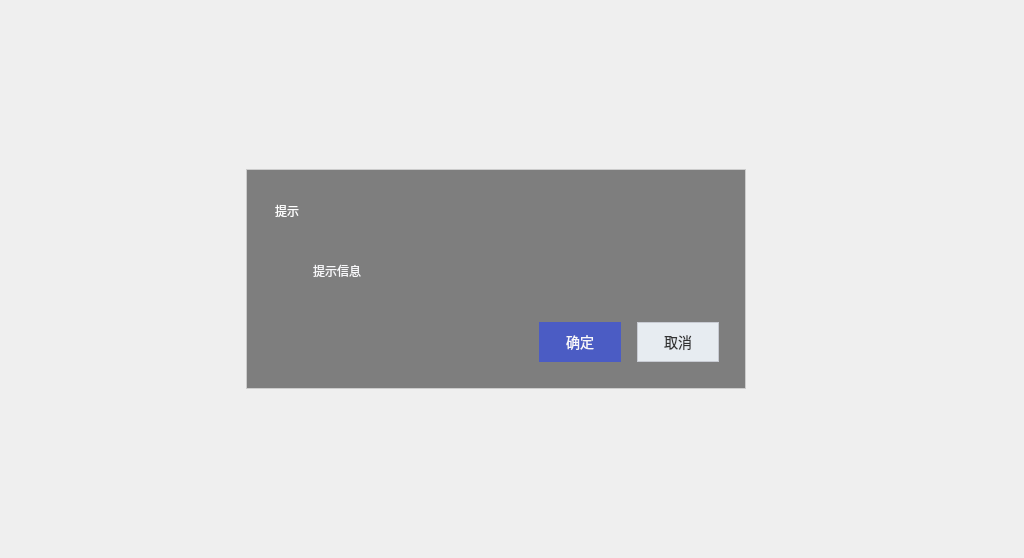
<?xml version="1.0" encoding="UTF-8"?>
<ui version="4.0">
 <class>MyMessageBox_WithTitle</class>
 <widget class="QDialog" name="MyMessageBox_WithTitle">
  <property name="geometry">
   <rect>
    <x>0</x>
    <y>0</y>
    <width>1024</width>
    <height>558</height>
   </rect>
  </property>
  <property name="windowTitle">
   <string>Epen Teacher</string>
  </property>
  <layout class="QHBoxLayout" name="horizontalLayout_4">
   <property name="leftMargin">
    <number>0</number>
   </property>
   <property name="topMargin">
    <number>0</number>
   </property>
   <property name="rightMargin">
    <number>0</number>
   </property>
   <property name="bottomMargin">
    <number>0</number>
   </property>
   <item>
    <widget class="QWidget" name="widget_back" native="true">
     <property name="styleSheet">
      <string notr="true">QWidget#widget_back
{
	background-color: rgba(255, 255, 255, 0);
border:0px solid rgb(33, 33, 33);
margin:1px; /*距离边框距离*/ 
}
</string>
     </property>
     <layout class="QVBoxLayout" name="verticalLayout_5">
      <item>
       <spacer name="verticalSpacer_4">
        <property name="orientation">
         <enum>Qt::Vertical</enum>
        </property>
        <property name="sizeHint" stdset="0">
         <size>
          <width>20</width>
          <height>40</height>
         </size>
        </property>
       </spacer>
      </item>
      <item>
       <layout class="QHBoxLayout" name="horizontalLayout_7">
        <property name="leftMargin">
         <number>23</number>
        </property>
        <property name="rightMargin">
         <number>23</number>
        </property>
        <item>
         <spacer name="horizontalSpacer_3">
          <property name="orientation">
           <enum>Qt::Horizontal</enum>
          </property>
          <property name="sizeHint" stdset="0">
           <size>
            <width>300</width>
            <height>20</height>
           </size>
          </property>
         </spacer>
        </item>
        <item>
         <widget class="QWidget" name="widget_background" native="true">
          <property name="minimumSize">
           <size>
            <width>500</width>
            <height>210</height>
           </size>
          </property>
          <property name="styleSheet">
           <string notr="true">QWidget#widget_background
{
	border:1px solid #03091b;
	background-color: rgba(126, 126,126, 1);
border:1px solid #cccccc;
}
</string>
          </property>
          <layout class="QVBoxLayout" name="verticalLayout">
           <property name="spacing">
            <number>0</number>
           </property>
           <property name="leftMargin">
            <number>1</number>
           </property>
           <property name="topMargin">
            <number>1</number>
           </property>
           <property name="rightMargin">
            <number>1</number>
           </property>
           <property name="bottomMargin">
            <number>1</number>
           </property>
           <item>
            <widget class="QWidget" name="widget_title" native="true">
             <property name="sizePolicy">
              <sizepolicy hsizetype="Preferred" vsizetype="Fixed">
               <horstretch>0</horstretch>
               <verstretch>0</verstretch>
              </sizepolicy>
             </property>
             <property name="minimumSize">
              <size>
               <width>100</width>
               <height>32</height>
              </size>
             </property>
             <property name="styleSheet">
              <string notr="true"/>
             </property>
             <layout class="QHBoxLayout" name="horizontalLayout_2">
              <property name="spacing">
               <number>3</number>
              </property>
              <property name="leftMargin">
               <number>23</number>
              </property>
              <property name="topMargin">
               <number>0</number>
              </property>
              <property name="rightMargin">
               <number>0</number>
              </property>
              <property name="bottomMargin">
               <number>0</number>
              </property>
              <item>
               <spacer name="horizontalSpacer_5">
                <property name="orientation">
                 <enum>Qt::Horizontal</enum>
                </property>
                <property name="sizeHint" stdset="0">
                 <size>
                  <width>40</width>
                  <height>20</height>
                 </size>
                </property>
               </spacer>
              </item>
              <item>
               <widget class="QWidget" name="widget_menu" native="true">
                <property name="sizePolicy">
                 <sizepolicy hsizetype="Minimum" vsizetype="Preferred">
                  <horstretch>0</horstretch>
                  <verstretch>0</verstretch>
                 </sizepolicy>
                </property>
                <layout class="QHBoxLayout" name="horizontalLayout">
                 <property name="spacing">
                  <number>0</number>
                 </property>
                 <property name="leftMargin">
                  <number>0</number>
                 </property>
                 <property name="topMargin">
                  <number>0</number>
                 </property>
                 <property name="rightMargin">
                  <number>0</number>
                 </property>
                 <property name="bottomMargin">
                  <number>0</number>
                 </property>
                 <item>
                  <widget class="QPushButton" name="btnMenu_Close">
                   <property name="sizePolicy">
                    <sizepolicy hsizetype="Minimum" vsizetype="Expanding">
                     <horstretch>0</horstretch>
                     <verstretch>0</verstretch>
                    </sizepolicy>
                   </property>
                   <property name="minimumSize">
                    <size>
                     <width>40</width>
                     <height>0</height>
                    </size>
                   </property>
                   <property name="cursor">
                    <cursorShape>ArrowCursor</cursorShape>
                   </property>
                   <property name="focusPolicy">
                    <enum>Qt::NoFocus</enum>
                   </property>
                   <property name="toolTip">
                    <string>关闭</string>
                   </property>
                   <property name="styleSheet">
                    <string notr="true">QPushButton{ 
image: url(:image/close_2_normal.png);
border-radius:0px; 
} 
QPushButton:hover{ 
image: url(:image/close_hover.png);
border-radius:0px; 
	background-color: qlineargradient(spread:pad, x1:0, y1:1, x2:0, y2:0, stop:0 rgba(238, 0, 0, 128), stop:1 rgba(238, 44, 44, 255));
}


QPushButton:pressed{ 
image: url(:image/close_hover.png);
border-radius:0px; 
}
</string>
                   </property>
                   <property name="text">
                    <string/>
                   </property>
                   <property name="flat">
                    <bool>true</bool>
                   </property>
                  </widget>
                 </item>
                </layout>
               </widget>
              </item>
             </layout>
            </widget>
           </item>
           <item>
            <widget class="QWidget" name="widget_main" native="true">
             <property name="styleSheet">
              <string notr="true"/>
             </property>
             <layout class="QVBoxLayout" name="verticalLayout_2">
              <property name="spacing">
               <number>0</number>
              </property>
              <property name="leftMargin">
               <number>28</number>
              </property>
              <property name="topMargin">
               <number>0</number>
              </property>
              <property name="rightMargin">
               <number>26</number>
              </property>
              <property name="bottomMargin">
               <number>26</number>
              </property>
              <item>
               <widget class="QLabel" name="lab_Title">
                <property name="sizePolicy">
                 <sizepolicy hsizetype="Expanding" vsizetype="Preferred">
                  <horstretch>0</horstretch>
                  <verstretch>0</verstretch>
                 </sizepolicy>
                </property>
                <property name="styleSheet">
                 <string notr="true">font: 22px &quot;微软雅黑&quot;;
color:#ffffff;
</string>
                </property>
                <property name="text">
                 <string>提示</string>
                </property>
                <property name="alignment">
                 <set>Qt::AlignLeading|Qt::AlignLeft|Qt::AlignVCenter</set>
                </property>
               </widget>
              </item>
              <item>
               <spacer name="verticalSpacer_3">
                <property name="orientation">
                 <enum>Qt::Vertical</enum>
                </property>
                <property name="sizeType">
                 <enum>QSizePolicy::Fixed</enum>
                </property>
                <property name="sizeHint" stdset="0">
                 <size>
                  <width>20</width>
                  <height>20</height>
                 </size>
                </property>
               </spacer>
              </item>
              <item>
               <layout class="QHBoxLayout" name="horizontalLayout_5">
                <property name="spacing">
                 <number>18</number>
                </property>
                <property name="topMargin">
                 <number>0</number>
                </property>
                <item>
                 <layout class="QVBoxLayout" name="verticalLayout_3">
                  <property name="spacing">
                   <number>0</number>
                  </property>
                  <item>
                   <widget class="QLabel" name="lab_ico_succees">
                    <property name="sizePolicy">
                     <sizepolicy hsizetype="Preferred" vsizetype="Preferred">
                      <horstretch>0</horstretch>
                      <verstretch>0</verstretch>
                     </sizepolicy>
                    </property>
                    <property name="maximumSize">
                     <size>
                      <width>38</width>
                      <height>38</height>
                     </size>
                    </property>
                    <property name="styleSheet">
                     <string notr="true">font: 18px &quot;微软雅黑&quot;;
color:#666666;</string>
                    </property>
                    <property name="text">
                     <string/>
                    </property>
                    <property name="pixmap">
                     <pixmap>:/image/ic-icon-success.png</pixmap>
                    </property>
                    <property name="scaledContents">
                     <bool>false</bool>
                    </property>
                    <property name="alignment">
                     <set>Qt::AlignCenter</set>
                    </property>
                    <property name="wordWrap">
                     <bool>false</bool>
                    </property>
                   </widget>
                  </item>
                  <item>
                   <widget class="QLabel" name="lab_ico_erro">
                    <property name="sizePolicy">
                     <sizepolicy hsizetype="Preferred" vsizetype="Expanding">
                      <horstretch>0</horstretch>
                      <verstretch>0</verstretch>
                     </sizepolicy>
                    </property>
                    <property name="maximumSize">
                     <size>
                      <width>38</width>
                      <height>38</height>
                     </size>
                    </property>
                    <property name="styleSheet">
                     <string notr="true">font: 18px &quot;微软雅黑&quot;;
color:#666666;</string>
                    </property>
                    <property name="text">
                     <string/>
                    </property>
                    <property name="pixmap">
                     <pixmap>:/image/ic-icon-error.png</pixmap>
                    </property>
                    <property name="scaledContents">
                     <bool>false</bool>
                    </property>
                    <property name="alignment">
                     <set>Qt::AlignCenter</set>
                    </property>
                    <property name="wordWrap">
                     <bool>false</bool>
                    </property>
                   </widget>
                  </item>
                  <item>
                   <widget class="QLabel" name="lab_ico_warnning">
                    <property name="sizePolicy">
                     <sizepolicy hsizetype="Preferred" vsizetype="Expanding">
                      <horstretch>0</horstretch>
                      <verstretch>0</verstretch>
                     </sizepolicy>
                    </property>
                    <property name="maximumSize">
                     <size>
                      <width>38</width>
                      <height>38</height>
                     </size>
                    </property>
                    <property name="styleSheet">
                     <string notr="true">font: 18px &quot;微软雅黑&quot;;
color:#666666;</string>
                    </property>
                    <property name="text">
                     <string/>
                    </property>
                    <property name="pixmap">
                     <pixmap>:/image/ic-icon-danger.png</pixmap>
                    </property>
                    <property name="scaledContents">
                     <bool>false</bool>
                    </property>
                    <property name="alignment">
                     <set>Qt::AlignCenter</set>
                    </property>
                    <property name="wordWrap">
                     <bool>false</bool>
                    </property>
                   </widget>
                  </item>
                  <item>
                   <spacer name="verticalSpacer_2">
                    <property name="orientation">
                     <enum>Qt::Vertical</enum>
                    </property>
                    <property name="sizeHint" stdset="0">
                     <size>
                      <width>20</width>
                      <height>40</height>
                     </size>
                    </property>
                   </spacer>
                  </item>
                 </layout>
                </item>
                <item>
                 <layout class="QVBoxLayout" name="verticalLayout_4">
                  <property name="spacing">
                   <number>0</number>
                  </property>
                  <property name="rightMargin">
                   <number>0</number>
                  </property>
                  <item>
                   <widget class="QLabel" name="lab_info">
                    <property name="sizePolicy">
                     <sizepolicy hsizetype="Expanding" vsizetype="Expanding">
                      <horstretch>0</horstretch>
                      <verstretch>0</verstretch>
                     </sizepolicy>
                    </property>
                    <property name="minimumSize">
                     <size>
                      <width>0</width>
                      <height>38</height>
                     </size>
                    </property>
                    <property name="styleSheet">
                     <string notr="true">font: 18px &quot;微软雅黑&quot;;
color:#f8f8fa;</string>
                    </property>
                    <property name="text">
                     <string>提示信息</string>
                    </property>
                    <property name="scaledContents">
                     <bool>false</bool>
                    </property>
                    <property name="alignment">
                     <set>Qt::AlignLeading|Qt::AlignLeft|Qt::AlignVCenter</set>
                    </property>
                    <property name="wordWrap">
                     <bool>true</bool>
                    </property>
                   </widget>
                  </item>
                  <item>
                   <spacer name="verticalSpacer">
                    <property name="orientation">
                     <enum>Qt::Vertical</enum>
                    </property>
                    <property name="sizeType">
                     <enum>QSizePolicy::Preferred</enum>
                    </property>
                    <property name="sizeHint" stdset="0">
                     <size>
                      <width>20</width>
                      <height>20</height>
                     </size>
                    </property>
                   </spacer>
                  </item>
                 </layout>
                </item>
               </layout>
              </item>
              <item>
               <layout class="QHBoxLayout" name="horizontalLayout_3">
                <property name="spacing">
                 <number>0</number>
                </property>
                <item>
                 <spacer name="horizontalSpacer">
                  <property name="orientation">
                   <enum>Qt::Horizontal</enum>
                  </property>
                  <property name="sizeHint" stdset="0">
                   <size>
                    <width>40</width>
                    <height>20</height>
                   </size>
                  </property>
                 </spacer>
                </item>
                <item>
                 <widget class="QPushButton" name="pushButton_accept">
                  <property name="minimumSize">
                   <size>
                    <width>82</width>
                    <height>40</height>
                   </size>
                  </property>
                  <property name="cursor">
                   <cursorShape>PointingHandCursor</cursorShape>
                  </property>
                  <property name="focusPolicy">
                   <enum>Qt::StrongFocus</enum>
                  </property>
                  <property name="styleSheet">
                   <string notr="true">QPushButton
{ 
background-color:#4b5cc4;
color: #f8f8fa;
font-size:14px;
font-family:&quot;微软雅黑&quot;;

border:1px solid #4b5cc4;
border-radius: 0px; 

} 
QPushButton:hover{ 
background-color:#8386bc;
} 
QPushButton:pressed{ 
background-color:#8386bc;
}






</string>
                  </property>
                  <property name="text">
                   <string>确定</string>
                  </property>
                  <property name="icon">
                   <iconset>
                    <normaloff>:/image/update.png</normaloff>:/image/update.png</iconset>
                  </property>
                  <property name="iconSize">
                   <size>
                    <width>20</width>
                    <height>20</height>
                   </size>
                  </property>
                 </widget>
                </item>
                <item>
                 <spacer name="horizontalSpacer_4">
                  <property name="orientation">
                   <enum>Qt::Horizontal</enum>
                  </property>
                  <property name="sizeType">
                   <enum>QSizePolicy::Fixed</enum>
                  </property>
                  <property name="sizeHint" stdset="0">
                   <size>
                    <width>16</width>
                    <height>20</height>
                   </size>
                  </property>
                 </spacer>
                </item>
                <item>
                 <widget class="QPushButton" name="pushButto_reject">
                  <property name="minimumSize">
                   <size>
                    <width>82</width>
                    <height>40</height>
                   </size>
                  </property>
                  <property name="cursor">
                   <cursorShape>PointingHandCursor</cursorShape>
                  </property>
                  <property name="focusPolicy">
                   <enum>Qt::StrongFocus</enum>
                  </property>
                  <property name="styleSheet">
                   <string notr="true">QPushButton
{ 
background-color: #e7ecf1; 
color: #333333;
font-size:14px;
font-family:&quot;微软雅黑&quot;;

border:1px solid #c8cbd3;
border-radius: 0px; 

padding: 3px;

} 
QPushButton:hover{ 
background-color: #c7ccd1; 
} 
QPushButton:pressed{ 
background-color: #c7ccd1; 
}



</string>
                  </property>
                  <property name="text">
                   <string>取消</string>
                  </property>
                  <property name="icon">
                   <iconset>
                    <normaloff>:/image/close.png</normaloff>:/image/close.png</iconset>
                  </property>
                  <property name="iconSize">
                   <size>
                    <width>20</width>
                    <height>20</height>
                   </size>
                  </property>
                 </widget>
                </item>
               </layout>
              </item>
             </layout>
            </widget>
           </item>
          </layout>
         </widget>
        </item>
        <item>
         <spacer name="horizontalSpacer_2">
          <property name="orientation">
           <enum>Qt::Horizontal</enum>
          </property>
          <property name="sizeHint" stdset="0">
           <size>
            <width>331</width>
            <height>20</height>
           </size>
          </property>
         </spacer>
        </item>
       </layout>
      </item>
      <item>
       <spacer name="verticalSpacer_5">
        <property name="orientation">
         <enum>Qt::Vertical</enum>
        </property>
        <property name="sizeHint" stdset="0">
         <size>
          <width>20</width>
          <height>40</height>
         </size>
        </property>
       </spacer>
      </item>
     </layout>
    </widget>
   </item>
  </layout>
 </widget>
 <resources/>
 <connections>
  <connection>
   <sender>btnMenu_Close</sender>
   <signal>clicked()</signal>
   <receiver>MyMessageBox_WithTitle</receiver>
   <slot>reject()</slot>
   <hints>
    <hint type="sourcelabel">
     <x>632</x>
     <y>34</y>
    </hint>
    <hint type="destinationlabel">
     <x>998</x>
     <y>28</y>
    </hint>
   </hints>
  </connection>
  <connection>
   <sender>pushButton_accept</sender>
   <signal>clicked()</signal>
   <receiver>MyMessageBox_WithTitle</receiver>
   <slot>accept()</slot>
   <hints>
    <hint type="sourcelabel">
     <x>568</x>
     <y>173</y>
    </hint>
    <hint type="destinationlabel">
     <x>557</x>
     <y>417</y>
    </hint>
   </hints>
  </connection>
  <connection>
   <sender>pushButto_reject</sender>
   <signal>clicked()</signal>
   <receiver>MyMessageBox_WithTitle</receiver>
   <slot>reject()</slot>
   <hints>
    <hint type="sourcelabel">
     <x>672</x>
     <y>173</y>
    </hint>
    <hint type="destinationlabel">
     <x>654</x>
     <y>423</y>
    </hint>
   </hints>
  </connection>
 </connections>
</ui>
